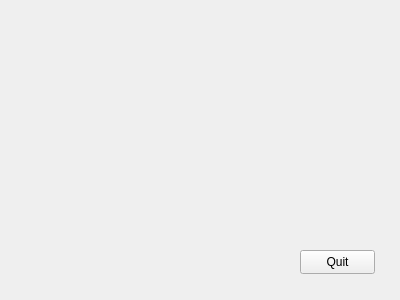
<?xml version="1.0" encoding="UTF-8"?>
<ui version="4.0">
 <class>Form</class>
 <widget class="QWidget" name="Form">
  <property name="geometry">
   <rect>
    <x>0</x>
    <y>0</y>
    <width>400</width>
    <height>300</height>
   </rect>
  </property>
  <property name="windowTitle">
   <string>Form</string>
  </property>
  <widget class="QPushButton" name="quitButton">
   <property name="geometry">
    <rect>
     <x>300</x>
     <y>250</y>
     <width>75</width>
     <height>24</height>
    </rect>
   </property>
   <property name="text">
    <string>Quit</string>
   </property>
  </widget>
 </widget>
 <resources/>
 <connections/>
</ui>
